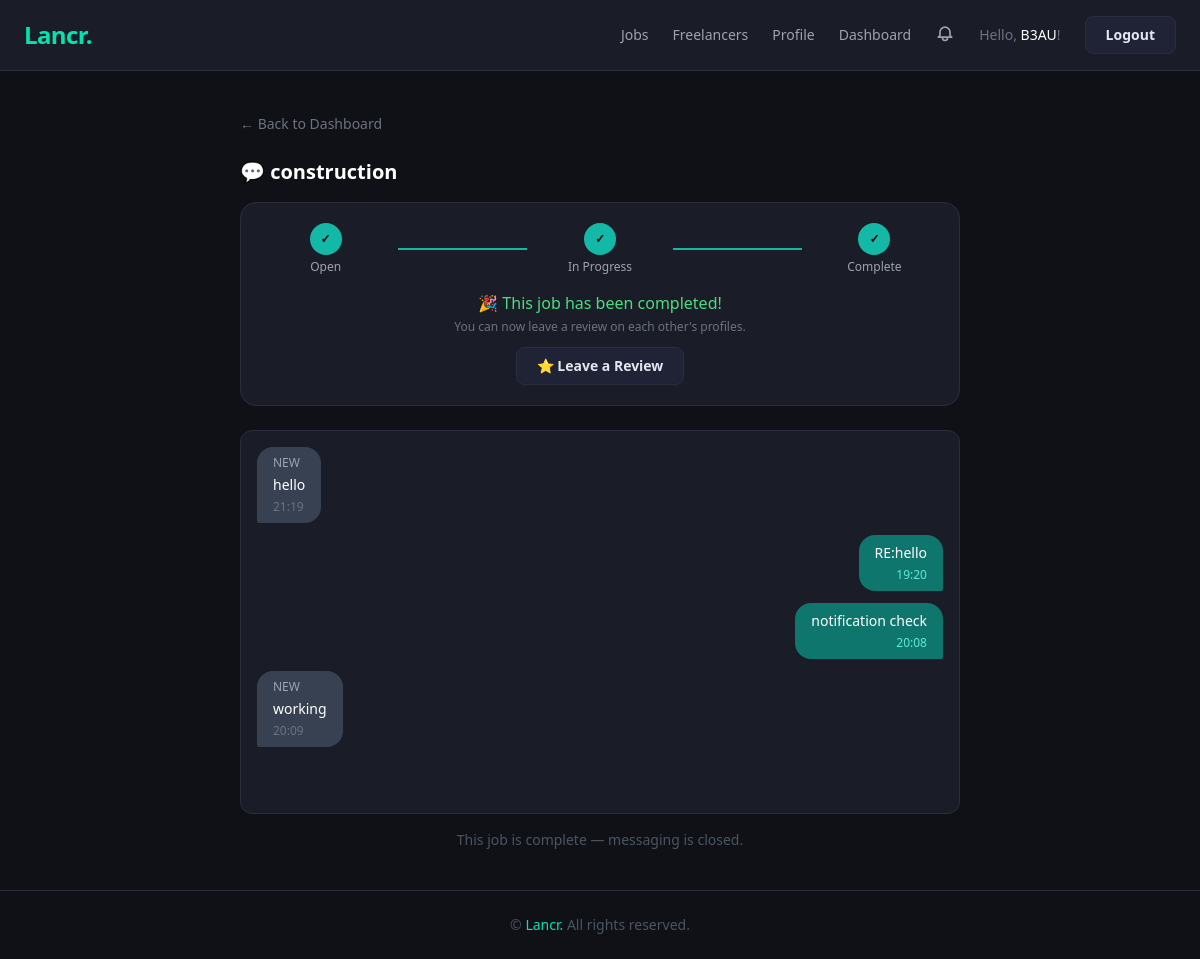
The page /jobs/3/chat/ (signed in) on the database its author committed.
### accounts/models.py (models this page shows, shortened)
class User(AbstractUser):
    ROLE_CHOICES = (
        ('client', 'Client'),
        ('freelancer', 'Freelancer'),
    )
    role = models.CharField(max_length=20, choices=ROLE_CHOICES)

### jobs/models.py (models this page shows, shortened)
class Job(models.Model):
    CATEGORY_CHOICES = [
        ('construction', 'Construction'),
        ('plumbing', 'Plumbing'),
        ('electrical', 'Electrical'),
        ('carpentry', 'Carpentry'),
        ('painting', 'Painting & Decorating'),
        ('landscaping', 'Landscaping'),
        ('cleaning', 'Cleaning'),
        ('other', 'Other'),
    ]
    STATUS_CHOICES = [
        ('open', 'Open'),
        ('in_progress', 'In Progress'),
        ('closed', 'Closed'),
    ]
    CURRENCY_CHOICES = [
        ('EUR', '€ Euro'),
        ('USD', '$ US Dollar'),
        ('GBP', '£ British Pound'),
        ('CAD', 'CA$ Canadian Dollar'),
        ('AUD', 'AU$ Australian Dollar'),
    ]
    title = models.CharField(max_length=200)
    description = models.TextField()
    budget = models.DecimalField(max_digits=10, decimal_places=2)
    currency = models.CharField(max_length=3, choices=CURRENCY_CHOICES, default='EUR')
    category = models.CharField(max_length=50, choices=CATEGORY_CHOICES)
    location = models.CharField(max_length=100, blank=True, help_text="Leave blank if remote")
    remote = models.BooleanField(default=False)
    created_at = models.DateTimeField(auto_now_add=True)
    status = models.CharField(max_length=20, choices=STATUS_CHOICES, default='open')
    slug = models.SlugField(null=True, blank=True, unique=True)
    client = models.ForeignKey(
        settings.AUTH_USER_MODEL,
        on_delete=models.CASCADE,
        related_name='jobs_posted'
    )
    hired_freelancer = models.ForeignKey(
        settings.AUTH_USER_MODEL,
        on_delete=models.SET_NULL,
        null=True,
        blank=True,
        related_name='jobs_hired'
    )
    completed_by_client = models.BooleanField(default=False)
    completed_by_freelancer = models.BooleanField(default=False)
    class Meta:
        ordering = ['-created_at']

class Message(models.Model):
    job = models.ForeignKey(Job, on_delete=models.CASCADE, related_name="messages")
    sender = models.ForeignKey(settings.AUTH_USER_MODEL, on_delete=models.CASCADE)
    content = models.TextField()
    created_at = models.DateTimeField(auto_now_add=True)

### jobs/views.py (the view)
# urls.py: path('jobs/<int:job_id>/chat/', views.job_chat, name='job_chat'),
@login_required
def job_chat(request, job_id):
    job = get_object_or_404(Job, id=job_id)
    accepted_app = job.applications.filter(status="accepted").first()
    if not accepted_app:
        return redirect("job_list")
    if request.user != job.client and request.user != accepted_app.freelancer:
        return redirect("job_list")
    messages = job.messages.all().order_by("created_at")
    return render(request, "jobs/job_chat.html", {
        "job": job,
        "messages": messages
    })

### jobs/context_processors.py (called while the page is built)
def notifications(request):
    if request.user.is_authenticated:
        unread_count = request.user.notifications.filter(is_read=False).count()
        return {'unread_count': unread_count}
    return {'unread_count': 0}

### jobs/templates/jobs/job_chat.html (shortened to what this page needs)
{% extends "base.html" %}
{% block content %}
<div class="max-w-3xl mx-auto py-10 px-6">
  {% if request.user.profile.role == 'client' %}
    <a href="{% url 'client_dashboard' %}" class="text-gray-500 hover:text-teal-400 text-sm mb-6 inline-block">
      ← Back to Dashboard
    </a>
  {% else %}
    <a href="{% url 'freelancer_dashboard' %}" class="text-gray-500 hover:text-teal-400 text-sm mb-6 inline-block">
      ← Back to Dashboard
    </a>
  {% endif %}
  <h1 class="text-xl font-bold text-white mb-4">💬 {{ job.title }}</h1>
  <div class="bg-card border border-subtle rounded-2xl p-5 mb-6">
    <div class="flex items-center justify-between mb-4">
      <div class="flex flex-col items-center flex-1">
        <div class="w-8 h-8 rounded-full flex items-center justify-center text-xs font-bold bg-teal-500 text-black">
          ✓
        </div>
        <span class="text-xs text-gray-400 mt-1">Open</span>
      </div>
      <div class="flex-1 h-0.5 mx-2
                  {% if job.status == 'in_progress' or job.status == 'closed' %}bg-teal-500{% else %}bg-gray-700{% endif %}">
      </div>
      <div class="flex flex-col items-center flex-1">
        <div class="w-8 h-8 rounded-full flex items-center justify-center text-xs font-bold
                    {% if job.status == 'in_progress' or job.status == 'closed' %}bg-teal-500 text-black{% else %}bg-gray-700 text-gray-400{% endif %}">
          {% if job.status == 'in_progress' or job.status == 'closed' %}✓{% else %}2{% endif %}
        </div>
        <span class="text-xs text-gray-400 mt-1">In Progress</span>
      </div>
      <div class="flex-1 h-0.5 mx-2
                  {% if job.status == 'closed' %}bg-teal-500{% else %}bg-gray-700{% endif %}">
      </div>
      <div class="flex flex-col items-center flex-1">
        <div class="w-8 h-8 rounded-full flex items-center justify-center text-xs font-bold
                    {% if job.status == 'closed' %}bg-teal-500 text-black{% else %}bg-gray-700 text-gray-400{% endif %}">
          {% if job.status == 'closed' %}✓{% else %}3{% endif %}
        </div>
        <span class="text-xs text-gray-400 mt-1">Complete</span>
      </div>
    </div>
    {% if job.status == 'in_progress' %}
      {% if request.user == job.client and not job.completed_by_client %}
        <form method="post" action="{% url 'mark_complete' job.id %}">
          {% csrf_token %}
          <button type="submit" class="btn-primary text-sm">✓ Mark as Complete</button>
          <p class="text-gray-600 text-xs mt-2">
            Both you and the freelancer must confirm to close the job.
          </p>
        </form>
      {% elif request.user == job.client and job.completed_by_client %}
        <p class="text-teal-400 text-sm font-medium">
          ✓ You've confirmed completion — waiting for freelancer.
        </p>
      {% endif %}
      {% if request.user == job.hired_freelancer and not job.completed_by_freelancer %}
        <form method="post" action="{% url 'mark_complete' job.id %}">
          {% csrf_token %}
          <button type="submit" class="btn-primary text-sm">✓ Mark as Complete</button>
          <p class="text-gray-600 text-xs mt-2">
            Both you and the client must confirm to close the job.
          </p>
        </form>
      {% elif request.user == job.hired_freelancer and job.completed_by_freelancer %}
        <p class="text-teal-400 text-sm font-medium">
          ✓ You've confirmed completion — waiting for client.
        </p>
      {% endif %}
    {% elif job.status == 'closed' %}
      <div class="text-center">
        <p class="text-green-400 font-medium">🎉 This job has been completed!</p>
        <p class="text-gray-500 text-xs mt-1">
          You can now leave a review on each other's profiles.
        </p>
        {% if request.user == job.client %}
          <a href="{% url 'profile_view' job.hired_freelancer.username %}"
             class="btn-secondary text-sm inline-block mt-3">
            ⭐ Leave a Review
          </a>
        {% else %}
          <a href="{% url 'profile_view' job.client.username %}"
             class="btn-secondary text-sm inline-block mt-3">
            ⭐ Leave a Review
          </a>
        {% endif %}
      </div>
    {% endif %}
  </div>
  <div id="chatBox"
       class="bg-card border border-subtle p-4 rounded-xl space-y-3 mb-4 h-96 overflow-y-auto flex flex-col">
    {% for message in messages %}
      {% include "jobs/partials/message.html" %}
    {% empty %}
      <p class="text-gray-600 text-sm italic text-center mt-auto">
        No messages yet. Say hello!
      </p>
    {% endfor %}
  </div>
  {% if job.status != 'closed' %}
  <form
    hx-post="{% url 'send_message' job.id %}"
    hx-target="#chatBox"
    hx-swap="beforeend"
    hx-on::after-request="this.reset()"
    class="flex gap-2"
  >
    {% csrf_token %}
    <input
      type="text"
      name="content"
      placeholder="Type a message..."
      class="input-dark flex-1"
      required
      autocomplete="off"
    >
    <button type="submit" class="btn-primary">Send</button>
  </form>
  {% else %}
  <p class="text-center text-gray-600 text-sm">
    This job is complete — messaging is closed.
  </p>
  {% endif %}
</div>
{% endblock %}

### jobs/templates/base.html (shortened to what this page needs)
<!DOCTYPE html>
<html lang="en">
<head>
  <script src="https://cdn.tailwindcss.com"></script>
</head>
<body class="min-h-screen flex flex-col">
  <nav class="bg-card border-b border-subtle px-6 py-4">
    <div class="flex items-center justify-between">
      <a href="{% url 'home' %}" class="text-2xl font-black lancr-teal tracking-tight">Lancr.</a>
      <div class="desktop-nav hidden md:flex items-center gap-6 text-sm">
        <a href="{% url 'job_list' %}" class="text-gray-400 hover:text-white transition">Jobs</a>
        <a href="{% url 'freelancer_list' %}" class="text-gray-400 hover:text-white transition">Freelancers</a>
        {% if user.is_authenticated %}
          <a href="{% url 'profile_view' user.username %}" class="text-gray-400 hover:text-white transition">Profile</a>
          <a href="{% url 'client_dashboard' %}" class="text-gray-400 hover:text-white transition">Dashboard</a>
          <div class="notif-wrapper relative">
            <button class="relative text-gray-400 hover:text-white transition focus:outline-none">
            </button>
          </div>
          <span class="text-gray-500">Hello, <span class="text-white font-medium">{{ user.username }}</span>!</span>
          <form method="post" action="{% url 'logout' %}" class="inline">
            <button type="submit" class="btn-secondary text-sm">Logout</button>
          </form>
        {% else %}
          <a href="{% url 'login' %}" class="text-gray-400 hover:text-white transition">Login</a>
          <a href="{% url 'register' %}" class="btn-primary text-sm">Sign Up</a>
        {% endif %}
      </div>
    </div>
  </nav>
  <main class="flex-1">
    {% block content %}{% endblock %}
  </main>
  <footer class="border-t border-subtle text-center text-gray-600 text-sm py-6">
    © <a href="{% url 'home' %}" class="lancr-teal hover:underline">Lancr.</a> All rights reserved.
  </footer>
</body>
</html>

### jobs/templates/jobs/partials/message.html
{% if message.sender == request.user %}
  <div class="flex justify-end">
    <div class="bg-teal-700 text-white text-sm px-4 py-2 rounded-2xl rounded-br-sm max-w-xs">
      {{ message.content }}
      <div class="text-xs text-teal-300 mt-1 text-right">{{ message.created_at|date:"H:i" }}</div>
    </div>
  </div>
{% else %}
  <div class="flex justify-start">
    <div class="bg-gray-700 text-white text-sm px-4 py-2 rounded-2xl rounded-bl-sm max-w-xs">
      <div class="text-xs text-gray-400 mb-1">{{ message.sender.username }}</div>
      {{ message.content }}
      <div class="text-xs text-gray-500 mt-1">{{ message.created_at|date:"H:i" }}</div>
    </div>
  </div>
{% endif %}

### jobs/templates/base.html (style rules this page uses)
body { background-color: #0f1117; color: #e2e8f0; }
.lancr-teal { color: #00e5b0; }
.bg-card { background-color: #1a1d27; }
.border-subtle { border-color: #2a2d3e; }
.btn-secondary { background-color: #1f2335; color: #e2e8f0; font-weight: 600; padding: 0.5rem 1.25rem; border-radius: 0.5rem; border: 1px solid #2a2d3e; display: inline-block; transition: border-color 0.2s; }

### rows shown on the page
User: username "B3AU"
Job: title "construction"
Message: sender.username "NEW", content "hello", created_at "21:19"
Message: content "RE:hello", created_at "19:20"
Message: content "notification check", created_at "20:08"
Message: sender.username "NEW", content "working", created_at "20:09"
